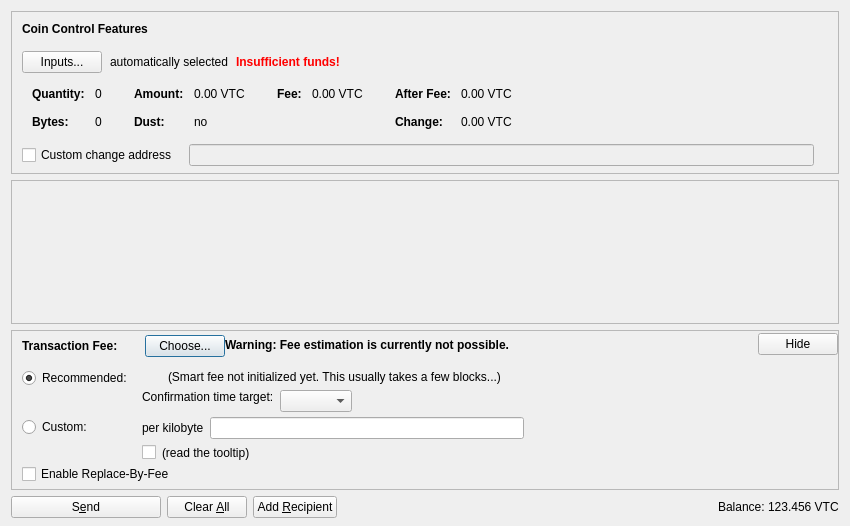
<?xml version="1.0" encoding="UTF-8"?>
<ui version="4.0">
 <class>SendCoinsDialog</class>
 <widget class="QDialog" name="SendCoinsDialog">
  <property name="geometry">
   <rect>
    <x>0</x>
    <y>0</y>
    <width>850</width>
    <height>526</height>
   </rect>
  </property>
  <property name="windowTitle">
   <string>Send Coins</string>
  </property>
  <layout class="QVBoxLayout" name="verticalLayout" stretch="0,1,0,0">
   <property name="bottomMargin">
    <number>8</number>
   </property>
   <item>
    <widget class="QFrame" name="frameCoinControl">
     <property name="sizePolicy">
      <sizepolicy hsizetype="Expanding" vsizetype="Expanding">
       <horstretch>0</horstretch>
       <verstretch>0</verstretch>
      </sizepolicy>
     </property>
     <property name="maximumSize">
      <size>
       <width>16777215</width>
       <height>16777215</height>
      </size>
     </property>
     <property name="frameShape">
      <enum>QFrame::StyledPanel</enum>
     </property>
     <property name="frameShadow">
      <enum>QFrame::Sunken</enum>
     </property>
     <layout class="QVBoxLayout" name="verticalLayoutCoinControl2">
      <property name="spacing">
       <number>0</number>
      </property>
      <property name="leftMargin">
       <number>0</number>
      </property>
      <property name="topMargin">
       <number>0</number>
      </property>
      <property name="rightMargin">
       <number>0</number>
      </property>
      <property name="bottomMargin">
       <number>6</number>
      </property>
      <item>
       <layout class="QVBoxLayout" name="verticalLayoutCoinControl" stretch="0,0,0,0,1">
        <property name="spacing">
         <number>0</number>
        </property>
        <property name="leftMargin">
         <number>10</number>
        </property>
        <property name="topMargin">
         <number>10</number>
        </property>
        <item>
         <layout class="QHBoxLayout" name="horizontalLayoutCoinControl1">
          <property name="bottomMargin">
           <number>15</number>
          </property>
          <item>
           <widget class="QLabel" name="labelCoinControlFeatures">
            <property name="sizePolicy">
             <sizepolicy hsizetype="Preferred" vsizetype="Maximum">
              <horstretch>0</horstretch>
              <verstretch>0</verstretch>
             </sizepolicy>
            </property>
            <property name="font">
             <font>
              <weight>75</weight>
              <bold>true</bold>
             </font>
            </property>
            <property name="styleSheet">
             <string notr="true">font-weight:bold;</string>
            </property>
            <property name="text">
             <string>Coin Control Features</string>
            </property>
           </widget>
          </item>
         </layout>
        </item>
        <item>
         <layout class="QHBoxLayout" name="horizontalLayoutCoinControl2" stretch="0,0,0,0">
          <property name="spacing">
           <number>8</number>
          </property>
          <property name="bottomMargin">
           <number>10</number>
          </property>
          <item>
           <widget class="QPushButton" name="pushButtonCoinControl">
            <property name="styleSheet">
             <string notr="true"/>
            </property>
            <property name="text">
             <string>Inputs...</string>
            </property>
            <property name="autoDefault">
             <bool>false</bool>
            </property>
           </widget>
          </item>
          <item>
           <widget class="QLabel" name="labelCoinControlAutomaticallySelected">
            <property name="text">
             <string>automatically selected</string>
            </property>
            <property name="margin">
             <number>5</number>
            </property>
           </widget>
          </item>
          <item>
           <widget class="QLabel" name="labelCoinControlInsuffFunds">
            <property name="font">
             <font>
              <weight>75</weight>
              <bold>true</bold>
             </font>
            </property>
            <property name="styleSheet">
             <string notr="true">color:red;font-weight:bold;</string>
            </property>
            <property name="text">
             <string>Insufficient funds!</string>
            </property>
            <property name="margin">
             <number>5</number>
            </property>
           </widget>
          </item>
          <item>
           <spacer name="horizontalSpacerCoinControl">
            <property name="orientation">
             <enum>Qt::Horizontal</enum>
            </property>
            <property name="sizeHint" stdset="0">
             <size>
              <width>40</width>
              <height>1</height>
             </size>
            </property>
           </spacer>
          </item>
         </layout>
        </item>
        <item>
         <widget class="QWidget" name="widgetCoinControl" native="true">
          <property name="sizePolicy">
           <sizepolicy hsizetype="Preferred" vsizetype="Preferred">
            <horstretch>0</horstretch>
            <verstretch>0</verstretch>
           </sizepolicy>
          </property>
          <property name="minimumSize">
           <size>
            <width>0</width>
            <height>0</height>
           </size>
          </property>
          <property name="styleSheet">
           <string notr="true"/>
          </property>
          <layout class="QHBoxLayout" name="horizontalLayoutCoinControl5">
           <property name="leftMargin">
            <number>0</number>
           </property>
           <property name="topMargin">
            <number>0</number>
           </property>
           <property name="rightMargin">
            <number>0</number>
           </property>
           <property name="bottomMargin">
            <number>0</number>
           </property>
           <item>
            <layout class="QHBoxLayout" name="horizontalLayoutCoinControl3" stretch="0,0,0,1">
             <property name="spacing">
              <number>20</number>
             </property>
             <property name="topMargin">
              <number>0</number>
             </property>
             <property name="bottomMargin">
              <number>10</number>
             </property>
             <item>
              <layout class="QFormLayout" name="formLayoutCoinControl1">
               <property name="horizontalSpacing">
                <number>10</number>
               </property>
               <property name="verticalSpacing">
                <number>14</number>
               </property>
               <property name="leftMargin">
                <number>10</number>
               </property>
               <property name="topMargin">
                <number>4</number>
               </property>
               <property name="rightMargin">
                <number>6</number>
               </property>
               <item row="0" column="0">
                <widget class="QLabel" name="labelCoinControlQuantityText">
                 <property name="font">
                  <font>
                   <weight>75</weight>
                   <bold>true</bold>
                  </font>
                 </property>
                 <property name="text">
                  <string>Quantity:</string>
                 </property>
                 <property name="margin">
                  <number>0</number>
                 </property>
                </widget>
               </item>
               <item row="0" column="1">
                <widget class="QLabel" name="labelCoinControlQuantity">
                 <property name="cursor">
                  <cursorShape>IBeamCursor</cursorShape>
                 </property>
                 <property name="contextMenuPolicy">
                  <enum>Qt::ActionsContextMenu</enum>
                 </property>
                 <property name="text">
                  <string notr="true">0</string>
                 </property>
                 <property name="margin">
                  <number>0</number>
                 </property>
                 <property name="textInteractionFlags">
                  <set>Qt::LinksAccessibleByMouse|Qt::TextSelectableByKeyboard|Qt::TextSelectableByMouse</set>
                 </property>
                </widget>
               </item>
               <item row="1" column="0">
                <widget class="QLabel" name="labelCoinControlBytesText">
                 <property name="font">
                  <font>
                   <weight>75</weight>
                   <bold>true</bold>
                  </font>
                 </property>
                 <property name="text">
                  <string>Bytes:</string>
                 </property>
                </widget>
               </item>
               <item row="1" column="1">
                <widget class="QLabel" name="labelCoinControlBytes">
                 <property name="cursor">
                  <cursorShape>IBeamCursor</cursorShape>
                 </property>
                 <property name="contextMenuPolicy">
                  <enum>Qt::ActionsContextMenu</enum>
                 </property>
                 <property name="text">
                  <string notr="true">0</string>
                 </property>
                 <property name="textInteractionFlags">
                  <set>Qt::LinksAccessibleByMouse|Qt::TextSelectableByKeyboard|Qt::TextSelectableByMouse</set>
                 </property>
                </widget>
               </item>
              </layout>
             </item>
             <item>
              <layout class="QFormLayout" name="formLayoutCoinControl2">
               <property name="horizontalSpacing">
                <number>10</number>
               </property>
               <property name="verticalSpacing">
                <number>14</number>
               </property>
               <property name="leftMargin">
                <number>6</number>
               </property>
               <property name="topMargin">
                <number>4</number>
               </property>
               <property name="rightMargin">
                <number>6</number>
               </property>
               <item row="0" column="0">
                <widget class="QLabel" name="labelCoinControlAmountText">
                 <property name="font">
                  <font>
                   <weight>75</weight>
                   <bold>true</bold>
                  </font>
                 </property>
                 <property name="text">
                  <string>Amount:</string>
                 </property>
                 <property name="margin">
                  <number>0</number>
                 </property>
                </widget>
               </item>
               <item row="0" column="1">
                <widget class="QLabel" name="labelCoinControlAmount">
                 <property name="cursor">
                  <cursorShape>IBeamCursor</cursorShape>
                 </property>
                 <property name="contextMenuPolicy">
                  <enum>Qt::ActionsContextMenu</enum>
                 </property>
                 <property name="text">
                  <string notr="true">0.00 VTC</string>
                 </property>
                 <property name="textInteractionFlags">
                  <set>Qt::LinksAccessibleByMouse|Qt::TextSelectableByKeyboard|Qt::TextSelectableByMouse</set>
                 </property>
                </widget>
               </item>
               <item row="1" column="0">
                <widget class="QLabel" name="labelCoinControlLowOutputText">
                 <property name="font">
                  <font>
                   <weight>75</weight>
                   <bold>true</bold>
                  </font>
                 </property>
                 <property name="text">
                  <string>Dust:</string>
                 </property>
                </widget>
               </item>
               <item row="1" column="1">
                <widget class="QLabel" name="labelCoinControlLowOutput">
                 <property name="cursor">
                  <cursorShape>IBeamCursor</cursorShape>
                 </property>
                 <property name="contextMenuPolicy">
                  <enum>Qt::ActionsContextMenu</enum>
                 </property>
                 <property name="text">
                  <string notr="true">no</string>
                 </property>
                 <property name="textInteractionFlags">
                  <set>Qt::LinksAccessibleByMouse|Qt::TextSelectableByKeyboard|Qt::TextSelectableByMouse</set>
                 </property>
                </widget>
               </item>
              </layout>
             </item>
             <item>
              <layout class="QFormLayout" name="formLayoutCoinControl3">
               <property name="horizontalSpacing">
                <number>10</number>
               </property>
               <property name="verticalSpacing">
                <number>14</number>
               </property>
               <property name="leftMargin">
                <number>6</number>
               </property>
               <property name="topMargin">
                <number>4</number>
               </property>
               <property name="rightMargin">
                <number>6</number>
               </property>
               <item row="0" column="0">
                <widget class="QLabel" name="labelCoinControlFeeText">
                 <property name="font">
                  <font>
                   <weight>75</weight>
                   <bold>true</bold>
                  </font>
                 </property>
                 <property name="text">
                  <string>Fee:</string>
                 </property>
                 <property name="margin">
                  <number>0</number>
                 </property>
                </widget>
               </item>
               <item row="0" column="1">
                <widget class="QLabel" name="labelCoinControlFee">
                 <property name="cursor">
                  <cursorShape>IBeamCursor</cursorShape>
                 </property>
                 <property name="contextMenuPolicy">
                  <enum>Qt::ActionsContextMenu</enum>
                 </property>
                 <property name="text">
                  <string notr="true">0.00 VTC</string>
                 </property>
                 <property name="textInteractionFlags">
                  <set>Qt::LinksAccessibleByMouse|Qt::TextSelectableByKeyboard|Qt::TextSelectableByMouse</set>
                 </property>
                </widget>
               </item>
              </layout>
             </item>
             <item>
              <layout class="QFormLayout" name="formLayoutCoinControl4">
               <property name="horizontalSpacing">
                <number>10</number>
               </property>
               <property name="verticalSpacing">
                <number>14</number>
               </property>
               <property name="leftMargin">
                <number>6</number>
               </property>
               <property name="topMargin">
                <number>4</number>
               </property>
               <property name="rightMargin">
                <number>6</number>
               </property>
               <item row="0" column="0">
                <widget class="QLabel" name="labelCoinControlAfterFeeText">
                 <property name="font">
                  <font>
                   <weight>75</weight>
                   <bold>true</bold>
                  </font>
                 </property>
                 <property name="text">
                  <string>After Fee:</string>
                 </property>
                 <property name="margin">
                  <number>0</number>
                 </property>
                </widget>
               </item>
               <item row="0" column="1">
                <widget class="QLabel" name="labelCoinControlAfterFee">
                 <property name="cursor">
                  <cursorShape>IBeamCursor</cursorShape>
                 </property>
                 <property name="contextMenuPolicy">
                  <enum>Qt::ActionsContextMenu</enum>
                 </property>
                 <property name="text">
                  <string notr="true">0.00 VTC</string>
                 </property>
                 <property name="textInteractionFlags">
                  <set>Qt::LinksAccessibleByMouse|Qt::TextSelectableByKeyboard|Qt::TextSelectableByMouse</set>
                 </property>
                </widget>
               </item>
               <item row="1" column="0">
                <widget class="QLabel" name="labelCoinControlChangeText">
                 <property name="font">
                  <font>
                   <weight>75</weight>
                   <bold>true</bold>
                  </font>
                 </property>
                 <property name="text">
                  <string>Change:</string>
                 </property>
                </widget>
               </item>
               <item row="1" column="1">
                <widget class="QLabel" name="labelCoinControlChange">
                 <property name="cursor">
                  <cursorShape>IBeamCursor</cursorShape>
                 </property>
                 <property name="contextMenuPolicy">
                  <enum>Qt::ActionsContextMenu</enum>
                 </property>
                 <property name="text">
                  <string notr="true">0.00 VTC</string>
                 </property>
                 <property name="textInteractionFlags">
                  <set>Qt::LinksAccessibleByMouse|Qt::TextSelectableByKeyboard|Qt::TextSelectableByMouse</set>
                 </property>
                </widget>
               </item>
              </layout>
             </item>
            </layout>
           </item>
          </layout>
         </widget>
        </item>
        <item>
         <layout class="QHBoxLayout" name="horizontalLayoutCoinControl4" stretch="0,0,0">
          <property name="spacing">
           <number>12</number>
          </property>
          <property name="sizeConstraint">
           <enum>QLayout::SetDefaultConstraint</enum>
          </property>
          <property name="topMargin">
           <number>5</number>
          </property>
          <property name="rightMargin">
           <number>5</number>
          </property>
          <item>
           <widget class="QCheckBox" name="checkBoxCoinControlChange">
            <property name="toolTip">
             <string>If this is activated, but the change address is empty or invalid, change will be sent to a newly generated address.</string>
            </property>
            <property name="text">
             <string>Custom change address</string>
            </property>
           </widget>
          </item>
          <item>
           <widget class="QValidatedLineEdit" name="lineEditCoinControlChange">
            <property name="enabled">
             <bool>false</bool>
            </property>
            <property name="sizePolicy">
             <sizepolicy hsizetype="Expanding" vsizetype="Fixed">
              <horstretch>0</horstretch>
              <verstretch>0</verstretch>
             </sizepolicy>
            </property>
           </widget>
          </item>
          <item>
           <widget class="QLabel" name="labelCoinControlChangeLabel">
            <property name="sizePolicy">
             <sizepolicy hsizetype="Preferred" vsizetype="Expanding">
              <horstretch>0</horstretch>
              <verstretch>0</verstretch>
             </sizepolicy>
            </property>
            <property name="minimumSize">
             <size>
              <width>0</width>
              <height>0</height>
             </size>
            </property>
            <property name="text">
             <string/>
            </property>
            <property name="margin">
             <number>3</number>
            </property>
           </widget>
          </item>
         </layout>
        </item>
        <item>
         <spacer name="verticalSpacerCoinControl">
          <property name="orientation">
           <enum>Qt::Vertical</enum>
          </property>
          <property name="sizeHint" stdset="0">
           <size>
            <width>800</width>
            <height>1</height>
           </size>
          </property>
         </spacer>
        </item>
       </layout>
      </item>
     </layout>
    </widget>
   </item>
   <item>
    <widget class="QScrollArea" name="scrollArea">
     <property name="widgetResizable">
      <bool>true</bool>
     </property>
     <widget class="QWidget" name="scrollAreaWidgetContents">
      <property name="geometry">
       <rect>
        <x>0</x>
        <y>0</y>
        <width>830</width>
        <height>104</height>
       </rect>
      </property>
      <layout class="QVBoxLayout" name="verticalLayout_2" stretch="0,1">
       <property name="leftMargin">
        <number>0</number>
       </property>
       <property name="topMargin">
        <number>0</number>
       </property>
       <property name="rightMargin">
        <number>0</number>
       </property>
       <property name="bottomMargin">
        <number>0</number>
       </property>
       <item>
        <layout class="QVBoxLayout" name="entries">
         <property name="spacing">
          <number>6</number>
         </property>
        </layout>
       </item>
       <item>
        <spacer name="verticalSpacer">
         <property name="orientation">
          <enum>Qt::Vertical</enum>
         </property>
         <property name="sizeHint" stdset="0">
          <size>
           <width>20</width>
           <height>40</height>
          </size>
         </property>
        </spacer>
       </item>
      </layout>
     </widget>
    </widget>
   </item>
   <item>
    <widget class="QFrame" name="frameFee">
     <property name="sizePolicy">
      <sizepolicy hsizetype="Expanding" vsizetype="Expanding">
       <horstretch>0</horstretch>
       <verstretch>0</verstretch>
      </sizepolicy>
     </property>
     <property name="maximumSize">
      <size>
       <width>16777215</width>
       <height>16777215</height>
      </size>
     </property>
     <property name="frameShape">
      <enum>QFrame::StyledPanel</enum>
     </property>
     <property name="frameShadow">
      <enum>QFrame::Sunken</enum>
     </property>
     <layout class="QVBoxLayout" name="verticalLayoutFee1">
      <property name="spacing">
       <number>0</number>
      </property>
      <property name="leftMargin">
       <number>0</number>
      </property>
      <property name="topMargin">
       <number>0</number>
      </property>
      <property name="rightMargin">
       <number>0</number>
      </property>
      <property name="bottomMargin">
       <number>0</number>
      </property>
      <item>
       <layout class="QVBoxLayout" name="verticalLayoutFee2" stretch="0,0,0">
        <property name="spacing">
         <number>0</number>
        </property>
        <property name="leftMargin">
         <number>10</number>
        </property>
        <property name="topMargin">
         <number>0</number>
        </property>
        <item>
         <layout class="QHBoxLayout" name="horizontalLayoutFee1">
          <property name="bottomMargin">
           <number>0</number>
          </property>
          <item>
           <layout class="QVBoxLayout" name="verticalLayoutFee7">
            <property name="spacing">
             <number>0</number>
            </property>
            <item>
             <spacer name="verticalSpacerSmartFee">
              <property name="orientation">
               <enum>Qt::Vertical</enum>
              </property>
              <property name="sizeType">
               <enum>QSizePolicy::Fixed</enum>
              </property>
              <property name="sizeHint" stdset="0">
               <size>
                <width>1</width>
                <height>4</height>
               </size>
              </property>
             </spacer>
            </item>
            <item>
             <layout class="QHBoxLayout" name="horizontalLayoutSmartFee">
              <property name="spacing">
               <number>10</number>
              </property>
              <item>
               <widget class="QLabel" name="labelFeeHeadline">
                <property name="sizePolicy">
                 <sizepolicy hsizetype="Preferred" vsizetype="Maximum">
                  <horstretch>0</horstretch>
                  <verstretch>0</verstretch>
                 </sizepolicy>
                </property>
                <property name="font">
                 <font>
                  <weight>75</weight>
                  <bold>true</bold>
                 </font>
                </property>
                <property name="styleSheet">
                 <string notr="true">font-weight:bold;</string>
                </property>
                <property name="text">
                 <string>Transaction Fee:</string>
                </property>
               </widget>
              </item>
              <item>
               <widget class="QLabel" name="labelFeeMinimized">
                <property name="text">
                 <string/>
                </property>
               </widget>
              </item>
              <item>
               <widget class="QPushButton" name="buttonChooseFee">
                <property name="text">
                 <string>Choose...</string>
                </property>
               </widget>
              </item>
             </layout>
            </item>
            <item>
             <spacer name="verticalSpacer_5">
              <property name="orientation">
               <enum>Qt::Vertical</enum>
              </property>
              <property name="sizeHint" stdset="0">
               <size>
                <width>1</width>
                <height>1</height>
               </size>
              </property>
             </spacer>
            </item>
           </layout>
          </item>
          <item>
           <widget class="QLabel" name="fallbackFeeWarningLabel">
            <property name="toolTip">
             <string>Using the fallbackfee can result in sending a transaction that will take several hours or days (or never) to confirm. Consider choosing your fee manually or wait until you have validated the complete chain.</string>
            </property>
            <property name="font">
            <font>
                <weight>75</weight>
                <bold>true</bold>
            </font>
            </property>
            <property name="text">
             <string>Warning: Fee estimation is currently not possible.</string>
            </property>
            <property name="wordWrap">
             <bool>false</bool>
            </property>
           </widget>
          </item>
          <item>
           <spacer name="horizontalSpacer_4">
            <property name="orientation">
             <enum>Qt::Horizontal</enum>
            </property>
            <property name="sizeType">
             <enum>QSizePolicy::MinimumExpanding</enum>
            </property>
            <property name="sizeHint" stdset="0">
             <size>
              <width>40</width>
              <height>20</height>
             </size>
            </property>
           </spacer>
          </item>
          <item>
           <widget class="QPushButton" name="buttonMinimizeFee">
            <property name="toolTip">
             <string>collapse fee-settings</string>
            </property>
            <property name="text">
             <string>Hide</string>
            </property>
           </widget>
          </item>
         </layout>
        </item>
        <item>
         <widget class="QFrame" name="frameFeeSelection">
          <layout class="QVBoxLayout" name="verticalLayoutFee12">
           <property name="spacing">
            <number>0</number>
           </property>
           <property name="leftMargin">
            <number>0</number>
           </property>
           <property name="topMargin">
            <number>0</number>
           </property>
           <property name="rightMargin">
            <number>0</number>
           </property>
           <property name="bottomMargin">
            <number>0</number>
           </property>
           <item>
            <layout class="QGridLayout" name="gridLayoutFee">
             <property name="topMargin">
              <number>10</number>
             </property>
             <property name="bottomMargin">
              <number>4</number>
             </property>
             <property name="horizontalSpacing">
              <number>10</number>
             </property>
             <property name="verticalSpacing">
              <number>4</number>
             </property>
             <item row="1" column="1">
              <layout class="QVBoxLayout" name="verticalLayoutFee8">
               <property name="spacing">
                <number>6</number>
               </property>
               <item>
                <layout class="QHBoxLayout" name="horizontalLayoutFee13">
                 <item>
                  <widget class="QLabel" name="labelCustomPerKilobyte">
                   <property name="toolTip">
                    <string>If the custom fee is set to 1000 satoshis and the transaction is only 250 bytes, then &quot;per kilobyte&quot; only pays 250 satoshis in fee, while &quot;total at least&quot; pays 1000 satoshis. For transactions bigger than a kilobyte both pay by kilobyte.</string>
                   </property>
                   <property name="text">
                    <string>per kilobyte</string>
                   </property>
                  </widget>
                 </item>
                 <item>
                  <widget class="BitcoinAmountField" name="customFee"/>
                 </item>
                 <item>
                  <spacer name="horizontalSpacer_6">
                   <property name="orientation">
                    <enum>Qt::Horizontal</enum>
                   </property>
                   <property name="sizeHint" stdset="0">
                    <size>
                     <width>1</width>
                     <height>1</height>
                    </size>
                   </property>
                  </spacer>
                 </item>
                </layout>
               </item>
               <item>
                <layout class="QHBoxLayout" name="horizontalLayoutFee8">
                 <item>
                  <widget class="QCheckBox" name="checkBoxMinimumFee">
                   <property name="toolTip">
                    <string>Paying only the minimum fee is just fine as long as there is less transaction volume than space in the blocks. But be aware that this can end up in a never confirming transaction once there is more demand for vertcoin transactions than the network can process.</string>
                   </property>
                   <property name="text">
                    <string/>
                   </property>
                  </widget>
                 </item>
                 <item>
                  <widget class="QLabel" name="labelMinFeeWarning">
                   <property name="enabled">
                    <bool>true</bool>
                   </property>
                   <property name="toolTip">
                    <string>Paying only the minimum fee is just fine as long as there is less transaction volume than space in the blocks. But be aware that this can end up in a never confirming transaction once there is more demand for vertcoin transactions than the network can process.</string>
                   </property>
                   <property name="text">
                    <string>(read the tooltip)</string>
                   </property>
                   <property name="margin">
                    <number>5</number>
                   </property>
                  </widget>
                 </item>
                 <item>
                  <spacer name="horizontalSpacer_2">
                   <property name="orientation">
                    <enum>Qt::Horizontal</enum>
                   </property>
                   <property name="sizeHint" stdset="0">
                    <size>
                     <width>1</width>
                     <height>1</height>
                    </size>
                   </property>
                  </spacer>
                 </item>
                </layout>
               </item>
              </layout>
             </item>
             <item row="0" column="0">
              <layout class="QVBoxLayout" name="verticalLayoutFee4" stretch="0,1">
               <item>
                <widget class="QRadioButton" name="radioSmartFee">
                 <property name="text">
                  <string>Recommended:</string>
                 </property>
                 <property name="checked">
                  <bool>true</bool>
                 </property>
                 <attribute name="buttonGroup">
                  <string notr="true">groupFee</string>
                 </attribute>
                </widget>
               </item>
               <item>
                <spacer name="verticalSpacer_2">
                 <property name="orientation">
                  <enum>Qt::Vertical</enum>
                 </property>
                 <property name="sizeHint" stdset="0">
                  <size>
                   <width>1</width>
                   <height>1</height>
                  </size>
                 </property>
                </spacer>
               </item>
              </layout>
             </item>
             <item row="1" column="0">
              <layout class="QVBoxLayout" name="verticalLayoutFee9" stretch="0,1">
               <item>
                <widget class="QRadioButton" name="radioCustomFee">
                 <property name="text">
                  <string>Custom:</string>
                 </property>
                 <attribute name="buttonGroup">
                  <string notr="true">groupFee</string>
                 </attribute>
                </widget>
               </item>
               <item>
                <spacer name="verticalSpacer_6">
                 <property name="orientation">
                  <enum>Qt::Vertical</enum>
                 </property>
                 <property name="sizeHint" stdset="0">
                  <size>
                   <width>1</width>
                   <height>1</height>
                  </size>
                 </property>
                </spacer>
               </item>
              </layout>
             </item>
             <item row="0" column="1">
              <layout class="QVBoxLayout" name="verticalLayoutFee3" stretch="0,0,1">
               <property name="spacing">
                <number>6</number>
               </property>
               <property name="topMargin">
                <number>2</number>
               </property>
               <item>
                <layout class="QHBoxLayout" name="horizontalLayoutFee12">
                 <item>
                  <widget class="QLabel" name="labelSmartFee">
                   <property name="text">
                    <string/>
                   </property>
                   <property name="margin">
                    <number>2</number>
                   </property>
                  </widget>
                 </item>
                 <item>
                  <widget class="QLabel" name="labelFeeEstimation">
                   <property name="text">
                    <string/>
                   </property>
                  </widget>
                 </item>
                 <item>
                  <widget class="QLabel" name="labelSmartFee2">
                   <property name="text">
                    <string>(Smart fee not initialized yet. This usually takes a few blocks...)</string>
                   </property>
                   <property name="margin">
                    <number>2</number>
                   </property>
                  </widget>
                 </item>
                 <item>
                  <spacer name="horizontalSpacer_5">
                   <property name="orientation">
                    <enum>Qt::Horizontal</enum>
                   </property>
                   <property name="sizeHint" stdset="0">
                    <size>
                     <width>1</width>
                     <height>1</height>
                    </size>
                   </property>
                  </spacer>
                 </item>
                </layout>
               </item>
               <item>
                <layout class="QHBoxLayout" name="horizontalLayoutFee9">
                 <item>
                  <layout class="QVBoxLayout" name="verticalLayoutFee6">
                   <item>
                    <widget class="QLabel" name="labelSmartFee3">
                     <property name="text">
                      <string>Confirmation time target:</string>
                     </property>
                     <property name="margin">
                      <number>2</number>
                     </property>
                    </widget>
                   </item>
                   <item>
                    <spacer name="verticalSpacer_3">
                     <property name="orientation">
                      <enum>Qt::Vertical</enum>
                     </property>
                     <property name="sizeHint" stdset="0">
                      <size>
                       <width>1</width>
                       <height>1</height>
                      </size>
                     </property>
                    </spacer>
                   </item>
                  </layout>
                 </item>
                 <item>
                  <layout class="QVBoxLayout" name="verticalLayoutFee5">
                   <property name="rightMargin">
                    <number>30</number>
                   </property>
                   <item>
                    <layout class="QHBoxLayout" name="horizontalLayoutConfTarget">
                     <property name="bottomMargin">
                      <number>0</number>
                     </property>
                     <item>
                      <widget class="QComboBox" name="confTargetSelector"/>
                     </item>
                     <item>
                      <spacer name="horizontalSpacerConfTarget">
                       <property name="orientation">
                        <enum>Qt::Horizontal</enum>
                       </property>
                       <property name="sizeHint" stdset="0">
                        <size>
                         <width>40</width>
                         <height>20</height>
                        </size>
                       </property>
                      </spacer>
                     </item>
                    </layout>
                   </item>
                  </layout>
                 </item>
                </layout>
               </item>
               <item>
                <spacer name="verticalSpacer_4">
                 <property name="orientation">
                  <enum>Qt::Vertical</enum>
                 </property>
                 <property name="sizeHint" stdset="0">
                  <size>
                   <width>1</width>
                   <height>1</height>
                  </size>
                 </property>
                </spacer>
               </item>
              </layout>
             </item>
            </layout>
           </item>
           <item>
            <widget class="QCheckBox" name="optInRBF">
             <property name="text">
              <string>Enable Replace-By-Fee</string>
             </property>
             <property name="toolTip">
              <string>With Replace-By-Fee (BIP-125) you can increase a transaction's fee after it is sent. Without this, a higher fee may be recommended to compensate for increased transaction delay risk.</string>
             </property>
            </widget>
           </item>
          </layout>
         </widget>
        </item>
        <item>
         <spacer name="verticalSpacerFee">
          <property name="orientation">
           <enum>Qt::Vertical</enum>
          </property>
          <property name="sizeHint" stdset="0">
           <size>
            <width>40</width>
            <height>5</height>
           </size>
          </property>
         </spacer>
        </item>
       </layout>
      </item>
     </layout>
    </widget>
   </item>
   <item>
    <layout class="QHBoxLayout" name="horizontalLayout">
     <item>
      <widget class="QPushButton" name="sendButton">
       <property name="minimumSize">
        <size>
         <width>150</width>
         <height>0</height>
        </size>
       </property>
       <property name="toolTip">
        <string>Confirm the send action</string>
       </property>
       <property name="text">
        <string>S&amp;end</string>
       </property>
       <property name="icon">
        <iconset resource="../bitcoin.qrc">
         <normaloff>:/icons/send</normaloff>:/icons/send</iconset>
       </property>
       <property name="autoDefault">
        <bool>false</bool>
       </property>
       <property name="default">
        <bool>false</bool>
       </property>
      </widget>
     </item>
     <item>
      <widget class="QPushButton" name="clearButton">
       <property name="sizePolicy">
        <sizepolicy hsizetype="Minimum" vsizetype="Fixed">
         <horstretch>0</horstretch>
         <verstretch>0</verstretch>
        </sizepolicy>
       </property>
       <property name="toolTip">
        <string>Clear all fields of the form.</string>
       </property>
       <property name="text">
        <string>Clear &amp;All</string>
       </property>
       <property name="icon">
        <iconset resource="../bitcoin.qrc">
         <normaloff>:/icons/remove</normaloff>:/icons/remove</iconset>
       </property>
       <property name="autoDefault">
        <bool>false</bool>
       </property>
      </widget>
     </item>
     <item>
      <widget class="QPushButton" name="addButton">
       <property name="toolTip">
        <string>Send to multiple recipients at once</string>
       </property>
       <property name="text">
        <string>Add &amp;Recipient</string>
       </property>
       <property name="icon">
        <iconset resource="../bitcoin.qrc">
         <normaloff>:/icons/add</normaloff>:/icons/add</iconset>
       </property>
       <property name="autoDefault">
        <bool>false</bool>
       </property>
      </widget>
     </item>
     <item>
      <spacer name="horizontalSpacer">
       <property name="orientation">
        <enum>Qt::Horizontal</enum>
       </property>
       <property name="sizeHint" stdset="0">
        <size>
         <width>40</width>
         <height>20</height>
        </size>
       </property>
      </spacer>
     </item>
     <item>
      <layout class="QHBoxLayout" name="horizontalLayout_2">
       <property name="spacing">
        <number>3</number>
       </property>
       <item>
        <widget class="QLabel" name="label">
         <property name="sizePolicy">
          <sizepolicy hsizetype="Preferred" vsizetype="Fixed">
           <horstretch>0</horstretch>
           <verstretch>0</verstretch>
          </sizepolicy>
         </property>
         <property name="text">
          <string>Balance:</string>
         </property>
        </widget>
       </item>
       <item>
        <widget class="QLabel" name="labelBalance">
         <property name="sizePolicy">
          <sizepolicy hsizetype="Preferred" vsizetype="Fixed">
           <horstretch>0</horstretch>
           <verstretch>0</verstretch>
          </sizepolicy>
         </property>
         <property name="cursor">
          <cursorShape>IBeamCursor</cursorShape>
         </property>
         <property name="text">
          <string notr="true">123.456 VTC</string>
         </property>
         <property name="textInteractionFlags">
          <set>Qt::LinksAccessibleByMouse|Qt::TextSelectableByKeyboard|Qt::TextSelectableByMouse</set>
         </property>
        </widget>
       </item>
      </layout>
     </item>
    </layout>
   </item>
  </layout>
 </widget>
 <customwidgets>
  <customwidget>
   <class>QValidatedLineEdit</class>
   <extends>QLineEdit</extends>
   <header>qt/qvalidatedlineedit.h</header>
  </customwidget>
  <customwidget>
   <class>BitcoinAmountField</class>
   <extends>QLineEdit</extends>
   <header>qt/bitcoinamountfield.h</header>
   <container>1</container>
  </customwidget>
 </customwidgets>
 <resources>
  <include location="../bitcoin.qrc"/>
 </resources>
 <connections/>
 <buttongroups>
  <buttongroup name="groupFee"/>
 </buttongroups>
</ui>
